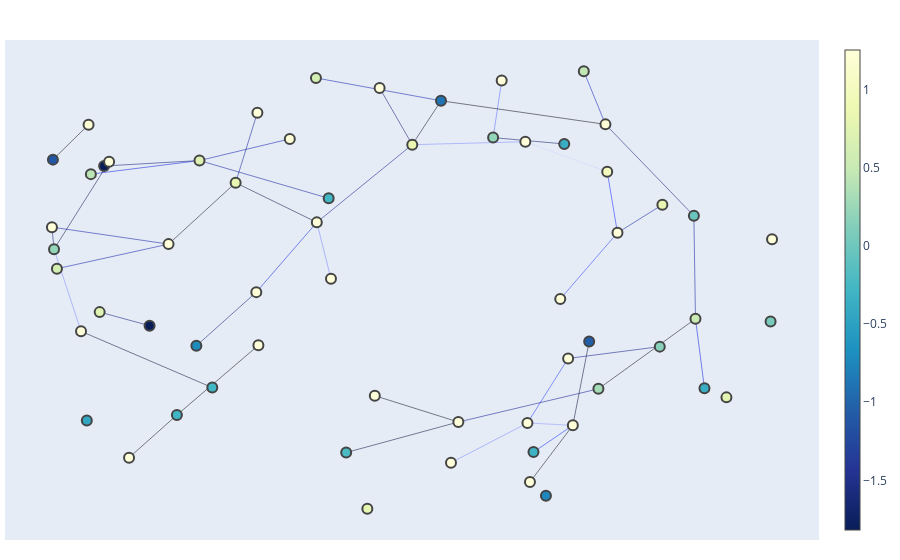

The notebook cell saved with this chart:
### Code cell
G_participant_graph = convert_torch_to_networkx_graph(participant_graph,to_undirected="upper")

### Figure 1 — Plotly figure (JSON) as saved in the notebook; plotly's stock layout.template omitted (floating-point values rounded to 4 significant figures)
{"data": [{"hoverinfo": "none", "line": {"color": "hsl(235,100%,77%)", "width": 0.5}, "mode": "lines", "type": "scatter", "x": [0.3669, 0.4845], "y": [-0.6047, -0.6144]}, {"hoverinfo": "none", "line": {"color": "hsl(235,100%,73%)", "width": 0.5}, "mode": "lines", "type": "scatter", "x": [0.3669, 0.1691], "y": [-0.6047, -0.7681]}, {"hoverinfo": "none", "line": {"color": "hsl(235,100%,56%)", "width": 0.5}, "mode": "lines", "type": "scatter", "x": [0.3669, 0.4723], "y": [-0.6047, -0.3392]}, {"hoverinfo": "none", "line": {"color": "hsl(235,100%,73%)", "width": 0.5}, "mode": "lines", "type": "scatter", "x": [-0.7882, -0.8581], "y": [-0.2276, 0.1101]}, {"hoverinfo": "none", "line": {"color": "hsl(235,100%,8%)", "width": 0.5}, "mode": "lines", "type": "scatter", "x": [-0.7882, -0.4485], "y": [-0.2276, -0.4592]}, {"hoverinfo": "none", "line": {"color": "hsl(235,100%,66%)", "width": 0.5}, "mode": "lines", "type": "scatter", "x": [0.3004, 0.2781], "y": [0.8039, 0.569]}, {"hoverinfo": "none", "line": {"color": "hsl(235,100%,42%)", "width": 0.5}, "mode": "lines", "type": "scatter", "x": [-0.4817, -0.7628], "y": [0.4747, 0.4188]}, {"hoverinfo": "none", "line": {"color": "hsl(235,100%,33%)", "width": 0.5}, "mode": "lines", "type": "scatter", "x": [-0.4817, -0.248], "y": [0.4747, 0.5637]}, {"hoverinfo": "none", "line": {"color": "hsl(235,100%,29%)", "width": 0.5}, "mode": "lines", "type": "scatter", "x": [-0.4817, -0.1474], "y": [0.4747, 0.3194]}, {"hoverinfo": "none", "line": {"color": "hsl(235,100%,21%)", "width": 0.5}, "mode": "lines", "type": "scatter", "x": [-0.4817, -0.7285], "y": [0.4747, 0.4522]}, {"hoverinfo": "none", "line": {"color": "hsl(235,100%,43%)", "width": 0.5}, "mode": "lines", "type": "scatter", "x": [0.8251, 0.8018], "y": [-0.4623, -0.1762]}, {"hoverinfo": "none", "line": {"color": "hsl(235,100%,18%)", "width": 0.5}, "mode": "lines", "type": "scatter", "x": [0.2781, 0.4623], "y": [0.569, 0.543]}, {"hoverinfo": "none", "line": {"color": "hsl(235,100%,33%)", "width": 0.5}, "mode": "lines", "type": "scatter", "x": [-0.1803, 0.1433], "y": [0.8145, 0.7206]}, {"hoverinfo": "none", "line": {"color": "hsl(235,100%,28%)", "width": 0.5}, "mode": "lines", "type": "scatter", "x": [-0.3882, -0.3319], "y": [0.3835, 0.6716]}, {"hoverinfo": "none", "line": {"color": "hsl(235,100%,11%)", "width": 0.5}, "mode": "lines", "type": "scatter", "x": [-0.3882, -0.1781], "y": [0.3835, 0.2204]}, {"hoverinfo": "none", "line": {"color": "hsl(235,100%,4%)", "width": 0.5}, "mode": "lines", "type": "scatter", "x": [-0.3882, -0.5618], "y": [0.3835, 0.131]}, {"hoverinfo": "none", "line": {"color": "hsl(235,100%,29%)", "width": 0.5}, "mode": "lines", "type": "scatter", "x": [0.8018, 0.7977], "y": [-0.1762, 0.2476]}, {"hoverinfo": "none", "line": {"color": "hsl(235,100%,2%)", "width": 0.5}, "mode": "lines", "type": "scatter", "x": [0.8018, 0.5507], "y": [-0.1762, -0.4643]}, {"hoverinfo": "none", "line": {"color": "hsl(235,100%,90%)", "width": 0.5}, "mode": "lines", "type": "scatter", "x": [0.3616, 0.5734], "y": [0.5521, 0.4291]}, {"hoverinfo": "none", "line": {"color": "hsl(235,100%,74%)", "width": 0.5}, "mode": "lines", "type": "scatter", "x": [0.3616, 0.06891], "y": [0.5521, 0.54]}, {"hoverinfo": "none", "line": {"color": "hsl(235,100%,23%)", "width": 0.5}, "mode": "lines", "type": "scatter", "x": [-0.6109, -0.74], "y": [-0.2044, -0.1487]}, {"hoverinfo": "none", "line": {"color": "hsl(235,100%,72%)", "width": 0.5}, "mode": "lines", "type": "scatter", "x": [-0.1414, -0.1781], "y": [-0.01147, 0.2204]}, {"hoverinfo": "none", "line": {"color": "hsl(235,100%,51%)", "width": 0.5}, "mode": "lines", "type": "scatter", "x": [0.5734, 0.6], "y": [0.4291, 0.1775]}, {"hoverinfo": "none", "line": {"color": "hsl(235,100%,6%)", "width": 0.5}, "mode": "lines", "type": "scatter", "x": [0.1433, 0.06891], "y": [0.7206, 0.54]}, {"hoverinfo": "none", "line": {"color": "hsl(235,100%,1%)", "width": 0.5}, "mode": "lines", "type": "scatter", "x": [0.1433, 0.5689], "y": [0.7206, 0.6235]}, {"hoverinfo": "none", "line": {"color": "hsl(235,100%,56%)", "width": 0.5}, "mode": "lines", "type": "scatter", "x": [0.6, 0.4519], "y": [0.1775, -0.09492]}, {"hoverinfo": "none", "line": {"color": "hsl(235,100%,29%)", "width": 0.5}, "mode": "lines", "type": "scatter", "x": [0.6, 0.7161], "y": [0.1775, 0.293]}, {"hoverinfo": "none", "line": {"color": "hsl(235,100%,36%)", "width": 0.5}, "mode": "lines", "type": "scatter", "x": [0.5129, 0.5689], "y": [0.842, 0.6235]}, {"hoverinfo": "none", "line": {"color": "hsl(235,100%,7%)", "width": 0.5}, "mode": "lines", "type": "scatter", "x": [0.5268, 0.4845], "y": [-0.2696, -0.6144]}, {"hoverinfo": "none", "line": {"color": "hsl(235,100%,27%)", "width": 0.5}, "mode": "lines", "type": "scatter", "x": [0.1882, 0.5507], "y": [-0.6007, -0.4643]}, {"hoverinfo": "none", "line": {"color": "hsl(235,100%,10%)", "width": 0.5}, "mode": "lines", "type": "scatter", "x": [0.1882, -0.1021], "y": [-0.6007, -0.7263]}, {"hoverinfo": "none", "line": {"color": "hsl(235,100%,4%)", "width": 0.5}, "mode": "lines", "type": "scatter", "x": [0.1882, -0.02804], "y": [-0.6007, -0.4926]}, {"hoverinfo": "none", "line": {"color": "hsl(235,100%,25%)", "width": 0.5}, "mode": "lines", "type": "scatter", "x": [0.7095, 0.4723], "y": [-0.2907, -0.3392]}, {"hoverinfo": "none", "line": {"color": "hsl(235,100%,21%)", "width": 0.5}, "mode": "lines", "type": "scatter", "x": [-0.8581, -0.8635], "y": [0.1101, 0.2008]}, {"hoverinfo": "none", "line": {"color": "hsl(235,100%,13%)", "width": 0.5}, "mode": "lines", "type": "scatter", "x": [-0.8581, -0.7156], "y": [0.1101, 0.4701]}, {"hoverinfo": "none", "line": {"color": "hsl(235,100%,51%)", "width": 0.5}, "mode": "lines", "type": "scatter", "x": [0.3826, 0.4845], "y": [-0.7244, -0.6144]}, {"hoverinfo": "none", "line": {"color": "hsl(235,100%,21%)", "width": 0.5}, "mode": "lines", "type": "scatter", "x": [-0.4898, -0.3347], "y": [-0.2874, -0.06649]}, {"hoverinfo": "none", "line": {"color": "hsl(235,100%,3%)", "width": 0.5}, "mode": "lines", "type": "scatter", "x": [0.3735, 0.4845], "y": [-0.8475, -0.6144]}, {"hoverinfo": "none", "line": {"color": "hsl(235,100%,0%)", "width": 0.5}, "mode": "lines", "type": "scatter", "x": [-0.664, -0.5401], "y": [-0.7473, -0.5718]}, {"hoverinfo": "none", "line": {"color": "hsl(235,100%,21%)", "width": 0.5}, "mode": "lines", "type": "scatter", "x": [0.5689, 0.7977], "y": [0.6235, 0.2476]}, {"hoverinfo": "none", "line": {"color": "hsl(235,100%,43%)", "width": 0.5}, "mode": "lines", "type": "scatter", "x": [-0.3347, -0.1781], "y": [-0.06649, 0.2204]}, {"hoverinfo": "none", "line": {"color": "hsl(235,100%,3%)", "width": 0.5}, "mode": "lines", "type": "scatter", "x": [-0.861, -0.7688], "y": [0.4785, 0.6224]}, {"hoverinfo": "none", "line": {"color": "hsl(235,100%,0%)", "width": 0.5}, "mode": "lines", "type": "scatter", "x": [-0.5401, -0.3292], "y": [-0.5718, -0.2852]}, {"hoverinfo": "none", "line": {"color": "hsl(235,100%,32%)", "width": 0.5}, "mode": "lines", "type": "scatter", "x": [-0.8506, -0.5618], "y": [0.02982, 0.131]}, {"hoverinfo": "none", "line": {"color": "hsl(235,100%,31%)", "width": 0.5}, "mode": "lines", "type": "scatter", "x": [-0.5618, -0.8635], "y": [0.131, 0.2008]}, {"hoverinfo": "none", "line": {"color": "hsl(235,100%,26%)", "width": 0.5}, "mode": "lines", "type": "scatter", "x": [0.06891, -0.1781], "y": [0.54, 0.2204]}, {"hoverinfo": "none", "line": {"color": "hsl(235,100%,22%)", "width": 0.5}, "mode": "lines", "type": "scatter", "x": [0.06891, -0.01554], "y": [0.54, 0.7731]}, {"hoverinfo": "text", "marker": {"color": [1.255, 1.255, 1.255, 0.7019, -0.3734, 0.2103, 0.6097, 1.255, 0.8248, -0.7421, 0.5175, 1.255, -1.817, 1.255, 0.7326, 1.009, -0.865, 0.05669, 1.255, -0.2813, 0.4561, -0.2813, -1.049, 1.255, 0.1489, 0.2103, -0.312, 0.3025, -0.7114, 1.255, 1.255, 1.224, -0.3734, 1.255, 1.255, 1.255, -1.111, 1.224, 1.255, -0.2813, -1.817, 1.255, 1.255, -0.03548, 1.255, 0.8248, 0.6097, -0.2198, 0.794, 1.255, 1.255, -0.4349, 0.4254, 0.7633, 0.8555, 1.255, 1.255, 1.255, 1.255, 1.202], "colorbar": {"thickness": 15, "title": {"side": "right", "text": ""}, "xanchor": "left"}, "colorscale": [[0, "rgb(255,255,217)"], [0.125, "rgb(237,248,177)"], [0.25, "rgb(199,233,180)"], [0.375, "rgb(127,205,187)"], [0.5, "rgb(65,182,196)"], [0.625, "rgb(29,145,192)"], [0.75, "rgb(34,94,168)"], [0.875, "rgb(37,52,148)"], [1, "rgb(8,29,88)"]], "line": {"width": 2}, "reversescale": true, "showscale": true, "size": 10}, "mode": "markers", "text": ["Art gallery:1.25", "Autobiography book:1.25", "Baking cookies:1.25", "Board games:0.70", "Book club:-0.37", "Bread making:0.21", "Brunch:0.61", "Chat online:1.25", "Cinema:0.82", "Clothes shopping:-0.74", "Clubbing:0.52", "Comedy podcast:1.25", "Computer programming:-1.82", "Concert:1.25", "Creative writing:0.73", "Current affairs podcast:1.01", "Dinner party:-0.86", "DIY:0.06", "Documentary series:1.25", "Fantasy fiction audiobook:-0.28", "Farmers market:0.46", "Frisbee:-0.28", "Gardening:-1.05", "Hiking:1.25", "Historical tour:0.15", "History book:0.21", "Home decorating:-0.31", "Indoor rock climbing:0.30", "Karaoke:-0.71", "Knitting:1.25", "Lift weights:1.25", "Local restaurant:1.22", "Meal prepping:-0.37", "Museum:1.25", "Musical:1.25", "Netflix:1.25", "News articles:-1.11", "Online chess:1.22", "Painting:1.25", "Play football:-0.28", "Poker:-1.82", "Pottery workshop:1.25", "Practice an instrument:1.25", "Pub or bar:-0.04", "Reading a novel:1.25", "Reality TV:0.82", "RomCom film:0.61", "Running outside:-0.22", "Salsa class:0.79", "Sci-fi film:1.25", "Science non-fiction book:1.25", "Spin class:-0.43", "Sports video games:0.43", "Spotify playlist:0.76", "Stand up comedy night:0.86", "Theater show:1.25", "Trivia night:1.25", "True crime TV series:1.25", "Walk in the park:1.25", "YouTube videos:1.20"], "type": "scatter", "x": [0.3669, -0.7882, 0.3004, -0.4817, 0.8251, 0.2781, -0.1803, 1, -0.3882, 0.4149, 0.8018, 0.3616, -0.6109, -0.1414, -0.74, 0.5734, 0.1433, 0.9962, 0.6, -0.4485, 0.5129, -0.1474, 0.5268, 0.1882, 0.7095, -0.8581, 0.3826, 0.5507, -0.4898, 0.3735, -0.664, 0.5689, 0.4623, 0.4723, -0.3347, -0.3319, -0.861, -0.248, 0.4845, -0.5401, -0.7285, 0.1691, -0.3292, 0.7977, -0.7156, 0.7161, -0.8506, -0.1021, -0.0473, -0.5618, -0.8635, -0.7733, -0.7628, 0.8819, 0.06891, -0.1781, -0.01554, 0.4519, -0.02804, -0.7688], "y": [-0.6047, -0.2276, 0.8039, 0.4747, -0.4623, 0.569, 0.8145, 0.1514, 0.3835, -0.9036, -0.1762, 0.5521, -0.2044, -0.01147, -0.1487, 0.4291, 0.7206, -0.1876, 0.1775, -0.4592, 0.842, 0.3194, -0.2696, -0.6007, -0.2907, 0.1101, -0.7244, -0.4643, -0.2874, -0.8475, -0.7473, 0.6235, 0.543, -0.3392, -0.06649, 0.6716, 0.4785, 0.5637, -0.6144, -0.5718, 0.4522, -0.7681, -0.2852, 0.2476, 0.4701, 0.293, 0.02982, -0.7263, -0.9575, 0.131, 0.2008, -0.5942, 0.4188, -0.4994, 0.54, 0.2204, 0.7731, -0.09492, -0.4926, 0.6224]}], "layout": {"hovermode": "closest", "margin": {"b": 20, "l": 5, "r": 5, "t": 40}, "showlegend": false, "title": {"font": {"size": 16}, "text": ""}, "xaxis": {"showgrid": false, "showticklabels": false, "zeroline": false}, "yaxis": {"showgrid": false, "showticklabels": false, "zeroline": false}}}
